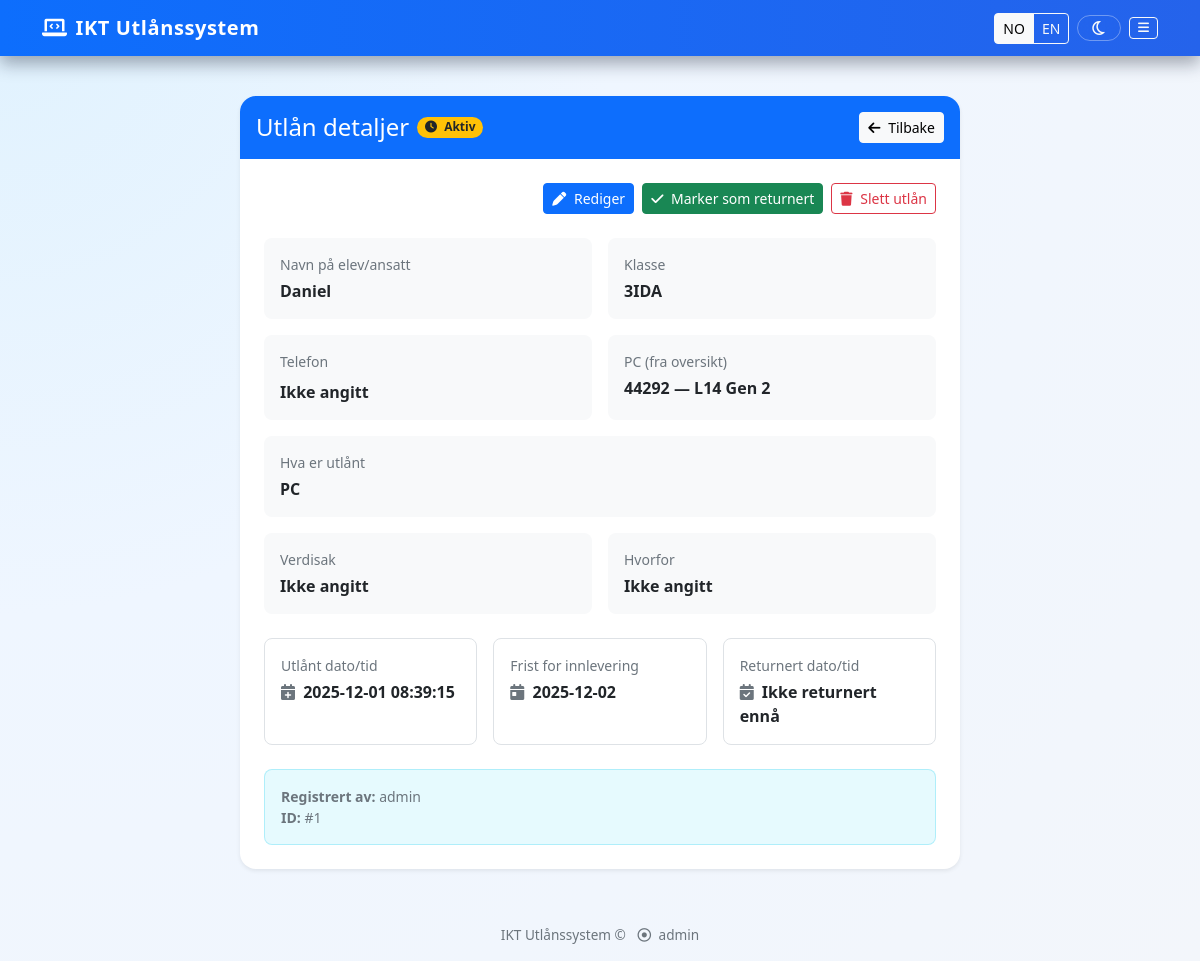
Before: /loan/1 (signed in) with the older database file.
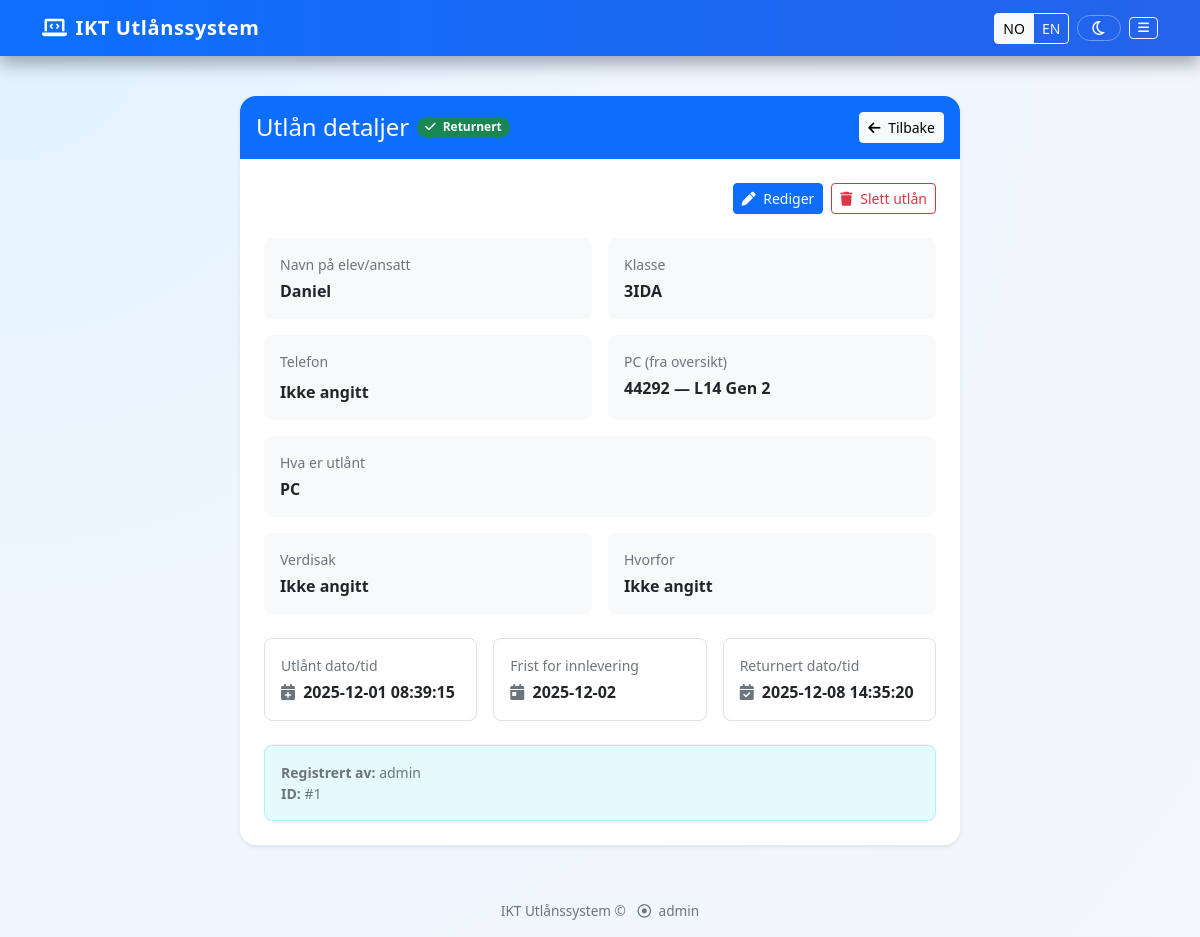
After: the same page with the newer database file.
### app.py (the view)
@app.route('/loan/<int:loan_id>')
@login_required
def loan_detail(loan_id):
    loan = Loan.query.get_or_404(loan_id)
    loan.checkout_date_local = utc_to_local(loan.checkout_date)
    loan.return_date_local = utc_to_local(loan.return_date)
    is_admin = session.get('is_admin', False)
    is_owner = loan.user_id == session.get('user_id')
    if not is_admin and not is_owner:
        flash('Du har ikke tilgang til å se dette utlånet.', 'danger')
        return redirect(url_for('dashboard'))
    return render_template(
        'loan_detail.html',
        loan=loan,
        is_admin=is_admin,
        is_owner=is_owner
    )

### app.py (called while the page is built)
def translate(text: str) -> str:
    lang = session.get("lang", "no")
    if lang == "en":
        return translations.get("en", {}).get(text, text)
    return text

def translate_item(text: str) -> str:
    if not text:
        return text
    lang = session.get("lang", "no")
    if lang == "en":
        return item_translations_en.get(text, text)
    return text

def translate_class(text: str) -> str:
    if not text:
        return text
    lang = session.get("lang", "no")
    if lang == "en":
        return class_translations_en.get(text, text)
    return text

def utc_to_local(utc_dt):
    if utc_dt is None:
        return None
    if OSLO_TZ is None:
        return utc_dt
    local_tz = OSLO_TZ
    if utc_dt.tzinfo is None:
        utc_dt = utc_dt.replace(tzinfo=UTC_TZ)
    return utc_dt.astimezone(local_tz)

def login_required(f):
    @wraps(f)
    def wrap(*args, **kwargs):
        if 'user_id' not in session:
            flash('Du må logge inn først.', 'danger')
            return redirect(url_for('login'))
        return f(*args, **kwargs)
    return wrap

### templates/loan_detail.html (shortened to what the changed rows need)
{% extends 'base.html' %}
{% block content %}
<div class="container py-3">
  <div class="row justify-content-center">
    <div class="col-lg-9 col-xl-8">
      <div class="card shadow-sm border-0">
        <div class="card-header bg-primary text-white p-3 border-0 rounded-top">
          <div class="d-flex flex-column flex-md-row justify-content-between align-items-md-center gap-2">
            <div class="d-flex align-items-center gap-2">
              <h4 class="mb-0">{{ t('Utlån detaljer') }}</h4>
              {% if loan.is_returned %}
              <span class="badge rounded-pill bg-success">
                <i class="fas fa-check me-1"></i> {{ t('Returnert') }}
              </span>
              {% else %}
              <span class="badge rounded-pill bg-warning text-dark">
                <i class="fas fa-clock me-1"></i> {{ t('Aktiv') }}
              </span>
              {% endif %}
            </div>
          </div>
        </div>
        <div class="card-body p-4">
          <div class="d-flex flex-wrap justify-content-end gap-2 mb-4">
            {% if not loan.is_returned and (is_admin or is_owner) %}
            <form method="post" action="{{ url_for('return_loan', loan_id=loan.id) }}" class="d-inline">
              <button type="submit" class="btn btn-success btn-sm">
                <i class="fas fa-check me-1"></i> {{ t('Marker som returnert') }}
              </button>
            </form>
            {% endif %}
          </div>
          <div class="row g-3 mt-2">
            <div class="col-md-4">
              <div class="p-3 border rounded-3 h-100">
                <div class="text-muted small mb-1">{{ t('Returnert dato/tid') }}</div>
                <div class="fw-semibold">
                  <i class="fas fa-calendar-check me-1 text-muted"></i>
                  {% if loan.return_date %}
                  {{ loan.return_date_local.strftime('%Y-%m-%d %H:%M:%S') }}
                  {% else %}
                  {{ t('Ikke returnert ennå') }}
                  {% endif %}
                </div>
              </div>
            </div>
          </div>
        </div>
      </div>
    </div>
  </div>
</div>
{% endblock %}

Changed rows visible on the page:
changed Loan "Daniel": is_returned False → True (drawn)
Other visible differences:
{{ t('Returnert') }}: (not shown) → "Returnert"
{{ loan.return_date_local.strftime('%Y-%m-%d %H:%M:%S') }}: (not shown) → "2025-12-08 14:35:20"
{{ t('Aktiv') }}: "Aktiv" → (not shown)
{{ t('Marker som returnert') }}: "Marker som returnert" → (not shown)
{{ t('Ikke returnert ennå') }}: "Ikke returnert ennå" → (not shown)
